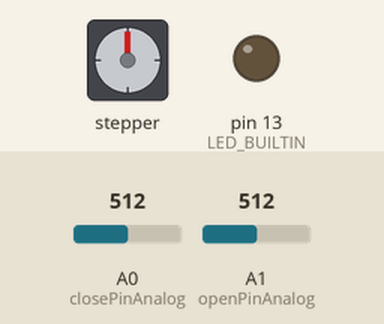
This sketch was run on a simulated Arduino Uno, built with avr-gcc and run on an emulated ATmega328P. Shown: stepper motor, output pins drawn as LEDs (lit = HIGH). Wiring (inferred from the names in the program): stepper motor driver (200 steps per turn assumed): step pin 3; direction pin 4; enable pin 2. The test bench sets the inputs (shaded band); at power-on: A0 (closePinAnalog) = 512, A1 (openPinAnalog) = 512. Pins used as bus, display or sensor lines are not drawn.

Above: at 1.2 s.
1.3 s: A0 (closePinAnalog) set to 881
2.8 s: A0 (closePinAnalog) set to 917
At 2.95 s:
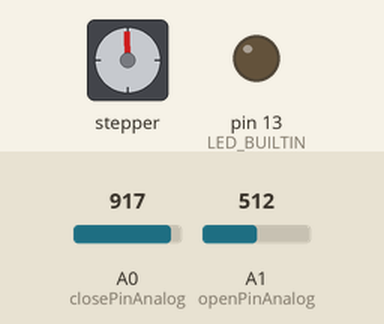
At 3.55 s:
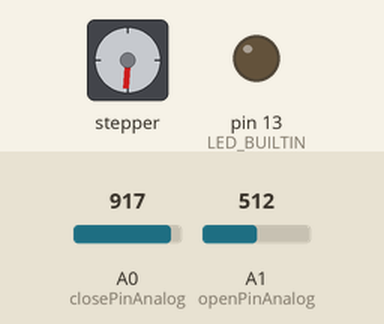
11.8 s: A1 (openPinAnalog) set to 900
At 11.95 s:
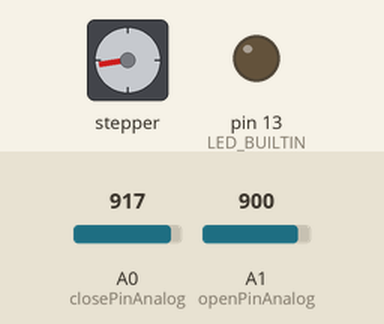
Timing chart, 0 to 20.8 s (numbered marks = the images above; inputs shaded):
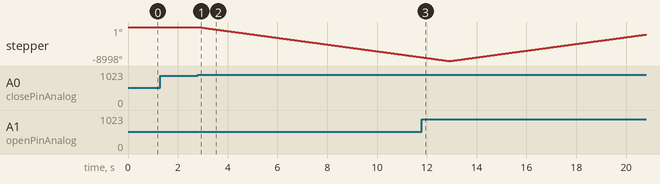

The sketch:

blindsCloser.ino
```cpp
const int EN=2;         //ENABLE PIN
const int Step=3;       // STEP PIN
const int dir=4;        // DIRECTION PIN
const int closePinAnalog=A0;          // Forward Button PIN Analog
const int openPinAnalog=A1;           // Forward Button PIN Analog
const int buttonReadThreshold = 900;  // Threshold to actuate the analog buttons (full press is 1024)
const int partialTravel = 5000;        // Number of steps to perform a full close
const int fullTravel = 7000;          // Number of steps to perform a full close


/*----------------------------SETUP FUNCTION--------------------------*/
void setup()
{
pinMode(EN,OUTPUT);     // ENABLE AS OUTPUT
pinMode(dir,OUTPUT);    // DIRECTION AS OUTPUT
pinMode(Step,OUTPUT);   // STEP AS OUTPUT
//pinMode(forwardPin,INPUT);   // Enable forward pin
//pinMode(reversePin,INPUT);   // Enable reverse pin
digitalWrite(EN,HIGH);   // SET ENABLE TO H
Serial.begin(9600);
pinMode(LED_BUILTIN, OUTPUT);
}


/*----------------------------LOOP FUNCTION--------------------------*/
void loop()
{

  // Check open button
 //if( digitalRead(forwardPin) == HIGH ){
//Serial.println("Forward pin");    // Print the analog read you are seeing
//Serial.println(analogRead(forwardPinAnalog));    // Print the analog read you are seeing
// Serial.println("Reverse Pin");    // Print the analog read you are seeing
// Serial.println(analogRead(reversePinAnalog));    // Print the analog read you are seeing
 //delay(250);    // Delay .5 sec to make it readablew

 if( analogRead(closePinAnalog) >= buttonReadThreshold ){
  digitalWrite(EN,LOW);   // SET ENABLE TO LOW to activate the driver
  // full open
  for(int x = 0; x < partialTravel; x++){
    pulse(1);
  }
  digitalWrite(EN,HIGH);   // SET ENABLE TO HIGH to deactivate the driver
 }

  // Check close button
 if( analogRead(openPinAnalog) >= buttonReadThreshold ){

  digitalWrite(EN,LOW);   // SET ENABLE TO LOW to activate the driver
  // full open
  for(int x = 0; x < partialTravel; x++){
    pulse(0);
  }
  digitalWrite(EN,HIGH);   // SET ENABLE TO HIGH to deactivate the driver
 }

}


void pulse(int forward){
  // Determine direction
  if( forward == 1 ){digitalWrite(dir,LOW);}        // SET DIRECTION LOW FOR FORWARD ROTATION
  else{digitalWrite(dir,HIGH);}                      // SET DIRECTION HIGH FOR REVERSE ROTATION

  // Step once
  digitalWrite(Step,HIGH);    // STEP HIGH
  delay(1);                   // WAIT
  digitalWrite(Step,LOW);     // STEP LOW
  delay(1);                   // WAIT

}


void run(){

  int forward = 1;

  if(forward == 1){
    digitalWrite(dir,LOW);        // SET DIRECTION LOW FOR FORWARD ROTATION
  }
for(int x = 0; x < 1000; x++) // LOOP 1000 TIMES FOR 1000 RISING EDGE ON STEP PIN
{
digitalWrite(Step,HIGH);    // STEP HIGH
delay(1);                   // WAIT
digitalWrite(Step,LOW);     // STEP LOW
delay(1);                   // WAIT
}


}
```

Measured:
- the behaviour switches between 899 and 900 on A0 (closePinAnalog) (found by bisection; images 0 and 1)
- after the input at 1.3 s, every drawn part: stays the same
- after the input at 2.8 s, stepper: keeps turning counter-clockwise at about 890°/s, starting at once
